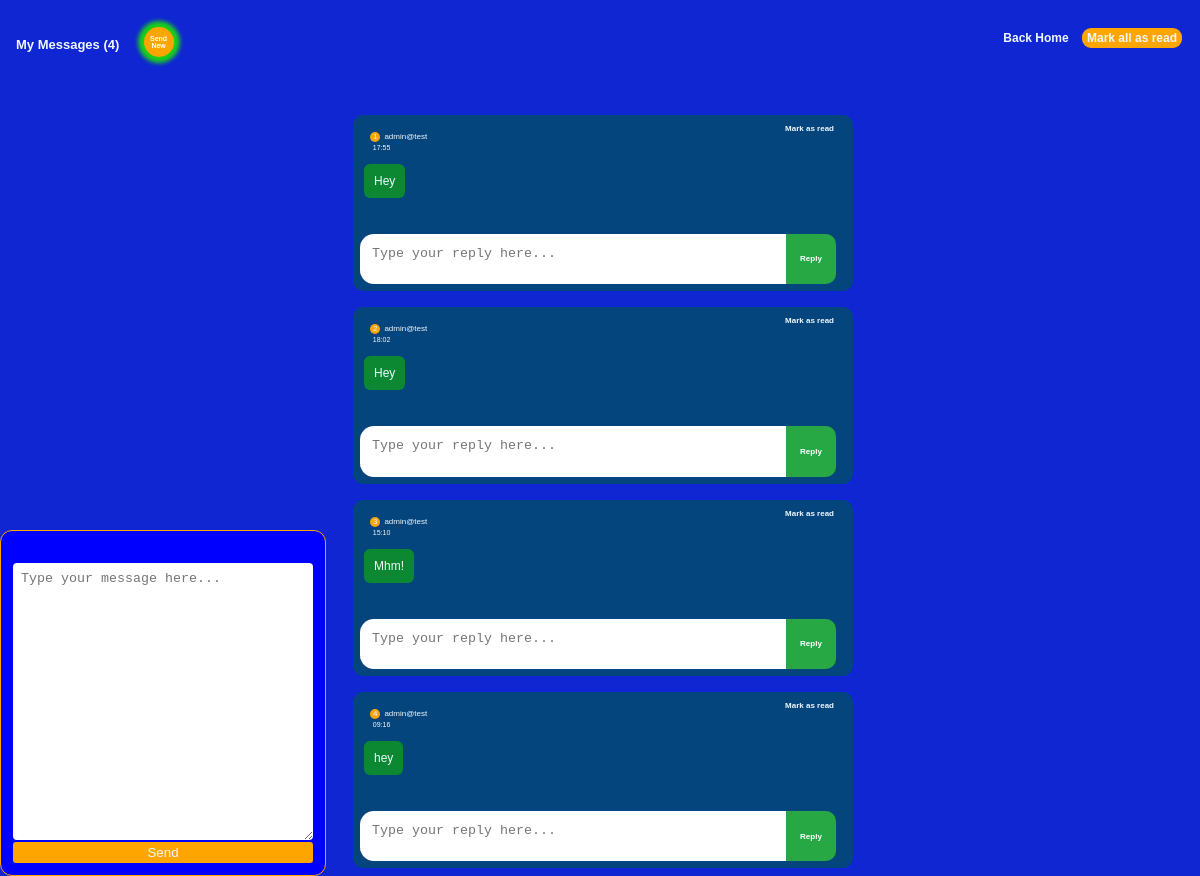
The page /new/message (signed in) on the database as committed earlier.
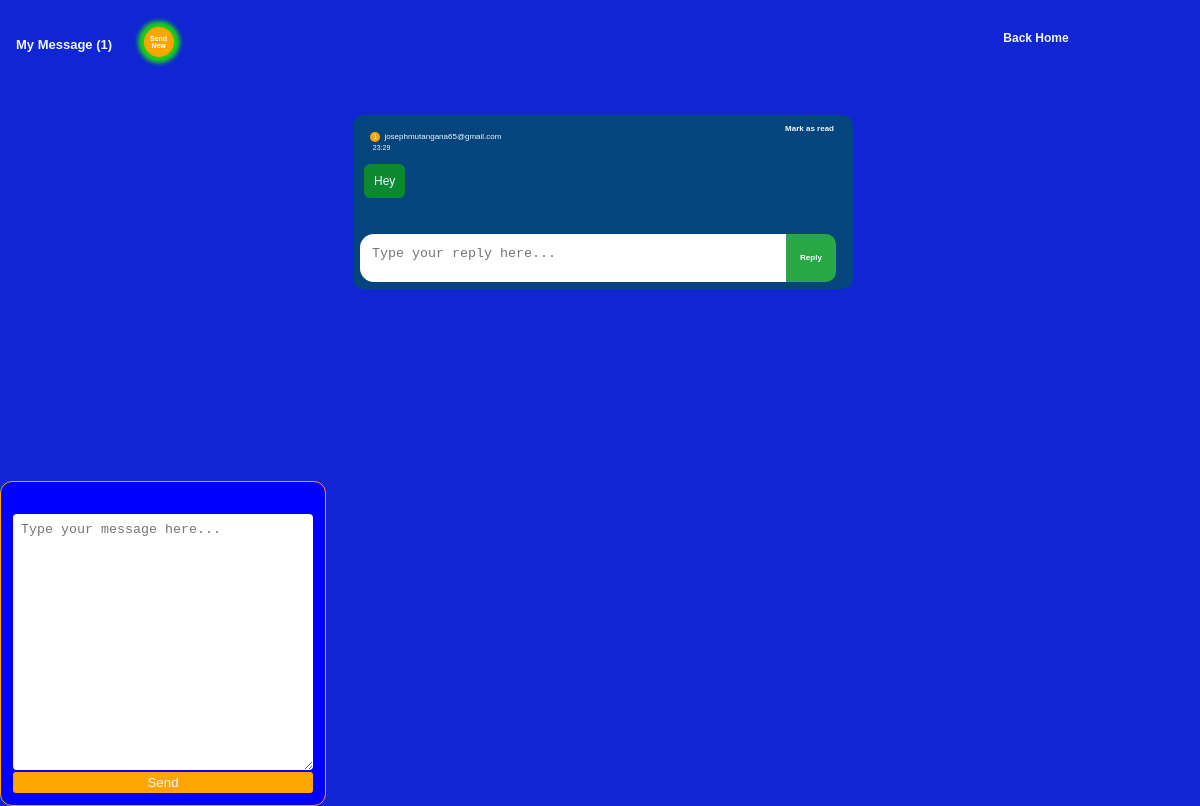
The same page on the database as committed later.
### tables this page shows
CREATE TABLE message(
         id integer primary key autoincrement,
         sender_email not null,
         receiver_email not null,
         content text not null,
         is_read integer not null default 0,
         sent_date timestamp not null,
         sent_at timestamp not null
         
    );

### app.py (the view)
@app.route("/new/message/")
@app.route("/new/message")
def new_message():
    if "user_id" in session:
        conn=get_database()
        cursor=conn.cursor()
        cursor.execute("select * from product")
        products = cursor.fetchall()
        email_address = session.get('user_email')
        user_id=session.get("user_id")
        unreadCount  = cursor.execute("select count(*) from message where receiver_email=? and is_read = 0", (email_address,)).fetchone()[0]
        unreads = cursor.execute("select * from message where receiver_email=? and is_read = 0", (email_address,)).fetchall()
        conn.commit()
        user = cursor.execute("select 1 from users where email=?", (email_address,)).fetchone()
        conn.commit()
        return render_template("inbox.html",logged_in=True, is_user=True, unreads=unreads, unreadCount=unreadCount, user_id=user_id, user=user, leaveMessage=True)
    return redirect(url_for("login"))

### app.py (called while the page is built)
def get_database():
    conn = sqlite3.connect("app.db")
    conn.row_factory = sqlite3.Row
    conn.execute("PRAGMA foreign_keys = ON;")
    return conn

### templates/inbox.html (shortened to what this page needs)
<!DOCTYPE html>
<html lang="en">
<head>
    <link rel="stylesheet" href="{{ url_for('static', filename='style.css')}}">
</head>
<body>
    {% if logged_in and unreads %}
    <section class="chatBox" id="chatBox">
        <div class="chaTitle">
            {% if unreadCount > 1 %}
            <h1>My Messages ({{unreadCount}}) </h1>
            {% else %}
            <h1>My Message ({{unreadCount}}) </h1>
            {% endif %}
            <div class="sendNew"><a href="{{url_for('new_message')}}">Send New</a></div>
            <div class="backHome"><a href="{{url_for('home')}}"><button>Back Home</button></a></div>
            {% if unreadCount > 1 %}
            <div class="markAll" ><a href="{{url_for('readAll')}}"><button>Mark all as read</button></a></div>
            {% endif %}
        </div>
        <div class="messageBox">
            {% for unread in unreads %}
            <div class="unread">
                <div class="sender">
                    <li id="letter"> {{loop.index}}</li>
                    <li>{{unread['sender_email']}}</li>
                    <form action="{{url_for('read')}}" method="post">
                        <div class="field">
                            <button>Mark as read</button>
                        </div>
                    </form>
                </div>
                <div class="detail">
                    <div class="receivedMessage">{{unread.content}} </div>
                    <div class="sentAt">{{unread.sent_at}} </div>
                </div>
                <div class="formReply">
                    <form action="{{url_for('reply')}}" method="post">
                        <textarea name="content" id="content" placeholder="Type your reply here..." cols="50" required></textarea>
                        <button>Reply</button>
                    </form>
                </div>
            </div>
            {% endfor %}
        </div>
    </section>
    {% endif %}
{% if leaveMessage %}
<div class="formMessage">
    <form action="{{url_for('send_message')}}" method="post">
        <div class="field">
                    id="" value="send@support"><br>
            <textarea name="content" id="content" placeholder="Type your message here..." required></textarea>
            <button>Send</button>
        </div>
    </form>
</div>
{% endif %}
</body>
</html>

Rows that differ between the two databases and show on the page:
no longer on this page (row edited): message: sender_email "admin@test", content "Hey", sent_at "17:55"
no longer on this page (row edited): message: sender_email "admin@test", content "Hey", sent_at "18:02"
no longer on this page (row edited): message: sender_email "admin@test", content "Mhm!", sent_at "15:10"
no longer on this page (row edited): message: sender_email "admin@test", content "hey", sent_at "09:16"
added message: sender_email "josephmutangana65@gmail.com", content "Hey", sent_at "23:29"
Other text that changed with them:
{{ unreadCount }}: (not shown) → "1"
{{ unreadCount }}: "4" → (not shown)
text no longer shown: "My Messages ( Mark all as read"
text now shown: "My Message ("
